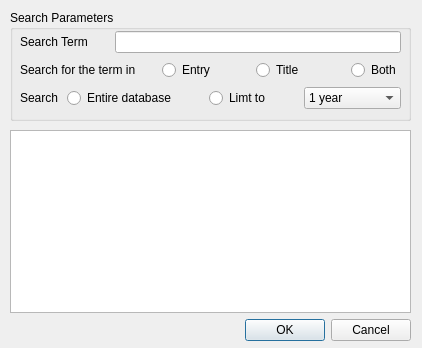
<?xml version="1.0" encoding="UTF-8"?>
<ui version="4.0">
 <class>EntrySearch</class>
 <widget class="QDialog" name="EntrySearch">
  <property name="geometry">
   <rect>
    <x>0</x>
    <y>0</y>
    <width>422</width>
    <height>348</height>
   </rect>
  </property>
  <property name="windowTitle">
   <string>Dialog</string>
  </property>
  <widget class="QGroupBox" name="groupBox">
   <property name="geometry">
    <rect>
     <x>10</x>
     <y>10</y>
     <width>401</width>
     <height>111</height>
    </rect>
   </property>
   <property name="title">
    <string>Search Parameters</string>
   </property>
   <widget class="QWidget" name="">
    <property name="geometry">
     <rect>
      <x>10</x>
      <y>20</y>
      <width>381</width>
      <height>81</height>
     </rect>
    </property>
    <layout class="QGridLayout" name="gridLayout">
     <item row="0" column="0" colspan="2">
      <widget class="QLabel" name="label">
       <property name="text">
        <string>Search Term</string>
       </property>
      </widget>
     </item>
     <item row="0" column="2" colspan="6">
      <widget class="QLineEdit" name="lineEdit"/>
     </item>
     <item row="1" column="0" colspan="3">
      <widget class="QLabel" name="label_2">
       <property name="text">
        <string>Search for the term in </string>
       </property>
      </widget>
     </item>
     <item row="1" column="3" colspan="2">
      <widget class="QRadioButton" name="radioButton">
       <property name="text">
        <string>Entry</string>
       </property>
      </widget>
     </item>
     <item row="1" column="5" colspan="2">
      <widget class="QRadioButton" name="radioButton_2">
       <property name="text">
        <string>Title</string>
       </property>
      </widget>
     </item>
     <item row="1" column="7">
      <widget class="QRadioButton" name="radioButton_3">
       <property name="text">
        <string>Both</string>
       </property>
      </widget>
     </item>
     <item row="2" column="0">
      <widget class="QLabel" name="label_3">
       <property name="text">
        <string>Search</string>
       </property>
      </widget>
     </item>
     <item row="2" column="1" colspan="3">
      <widget class="QRadioButton" name="radioButton_4">
       <property name="text">
        <string>Entire database</string>
       </property>
      </widget>
     </item>
     <item row="2" column="4" colspan="2">
      <widget class="QRadioButton" name="radioButton_5">
       <property name="text">
        <string>Limt to </string>
       </property>
      </widget>
     </item>
     <item row="2" column="6" colspan="2">
      <widget class="QComboBox" name="comboBox">
       <item>
        <property name="text">
         <string>1 year</string>
        </property>
       </item>
       <item>
        <property name="text">
         <string>2 years</string>
        </property>
       </item>
       <item>
        <property name="text">
         <string>3 years</string>
        </property>
       </item>
       <item>
        <property name="text">
         <string>4 years</string>
        </property>
       </item>
       <item>
        <property name="text">
         <string>5 years</string>
        </property>
       </item>
       <item>
        <property name="text">
         <string>6 years</string>
        </property>
       </item>
       <item>
        <property name="text">
         <string>7 years</string>
        </property>
       </item>
       <item>
        <property name="text">
         <string>8 years</string>
        </property>
       </item>
       <item>
        <property name="text">
         <string>9 years</string>
        </property>
       </item>
       <item>
        <property name="text">
         <string>10 years</string>
        </property>
       </item>
      </widget>
     </item>
    </layout>
   </widget>
  </widget>
  <widget class="QWidget" name="">
   <property name="geometry">
    <rect>
     <x>10</x>
     <y>130</y>
     <width>401</width>
     <height>211</height>
    </rect>
   </property>
   <layout class="QVBoxLayout" name="verticalLayout">
    <item>
     <widget class="QListWidget" name="listWidget">
      <property name="modelColumn">
       <number>0</number>
      </property>
     </widget>
    </item>
    <item>
     <widget class="QDialogButtonBox" name="buttonBox">
      <property name="orientation">
       <enum>Qt::Horizontal</enum>
      </property>
      <property name="standardButtons">
       <set>QDialogButtonBox::Cancel|QDialogButtonBox::Ok</set>
      </property>
     </widget>
    </item>
   </layout>
  </widget>
 </widget>
 <resources/>
 <connections>
  <connection>
   <sender>buttonBox</sender>
   <signal>accepted()</signal>
   <receiver>EntrySearch</receiver>
   <slot>accept()</slot>
   <hints>
    <hint type="sourcelabel">
     <x>248</x>
     <y>254</y>
    </hint>
    <hint type="destinationlabel">
     <x>157</x>
     <y>274</y>
    </hint>
   </hints>
  </connection>
  <connection>
   <sender>buttonBox</sender>
   <signal>rejected()</signal>
   <receiver>EntrySearch</receiver>
   <slot>reject()</slot>
   <hints>
    <hint type="sourcelabel">
     <x>316</x>
     <y>260</y>
    </hint>
    <hint type="destinationlabel">
     <x>286</x>
     <y>274</y>
    </hint>
   </hints>
  </connection>
 </connections>
</ui>
